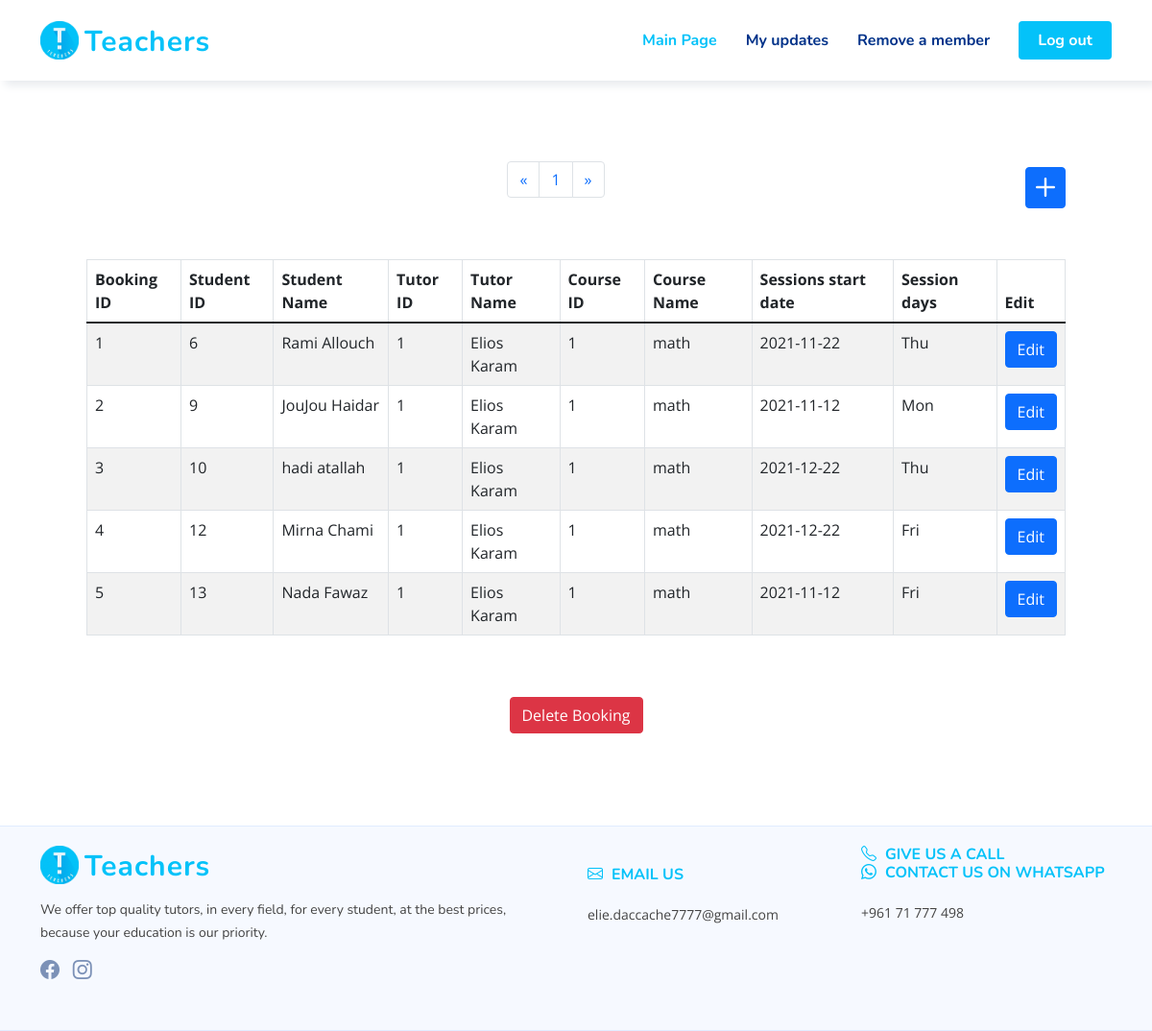
Before: /admin_bookings_page.php (signed in) with the older database file.
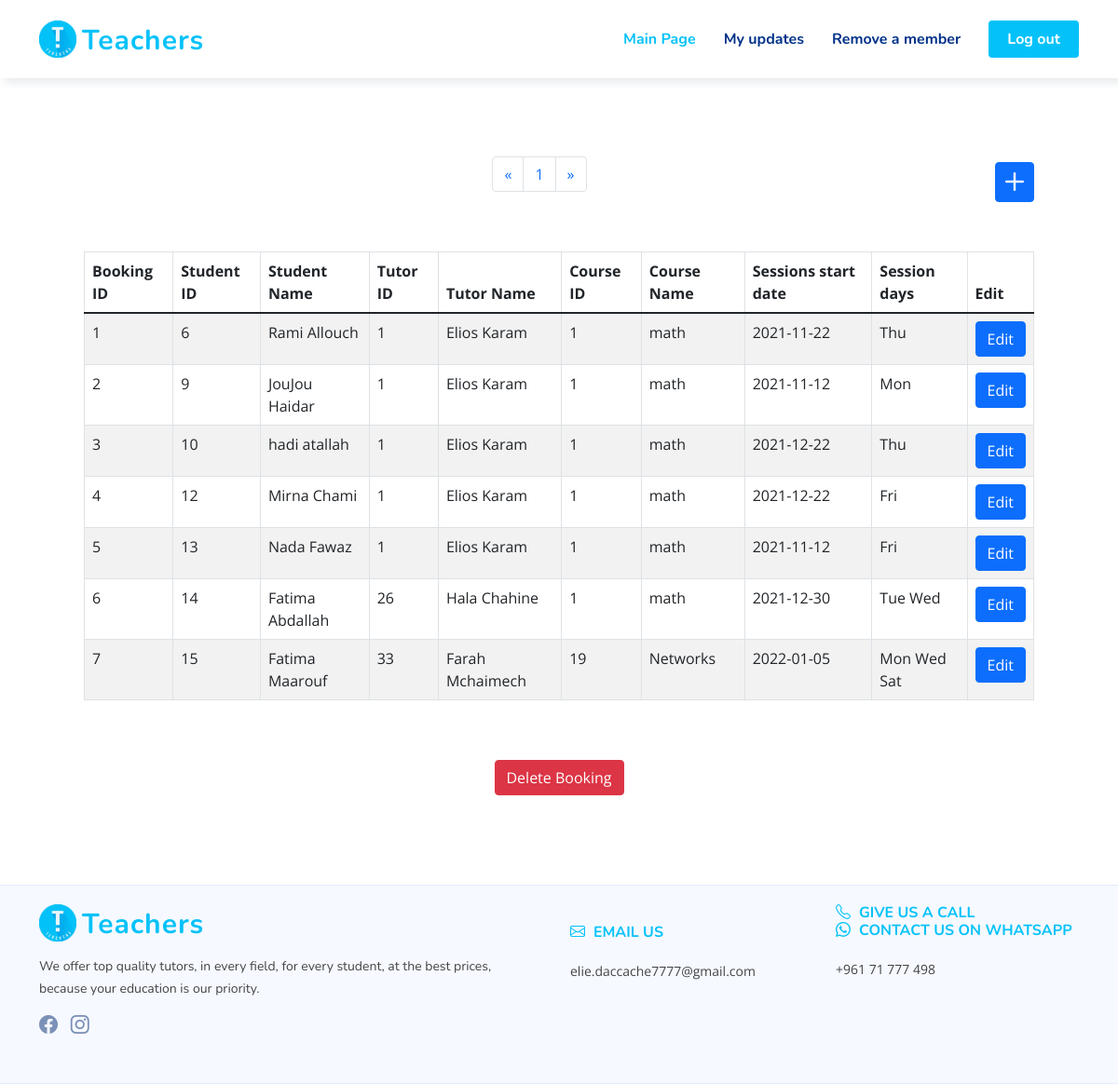
After: the same page with the newer database file.
### tables this page shows
CREATE TABLE `bookings` (
  `booking_number` int(11) NOT NULL,
  `student_id` int(11) NOT NULL,
  `tutor_id` int(11) NOT NULL,
  `course_id` int(11) NOT NULL,
  `starting_date` date NOT NULL,
  `days_of_sessions` varchar(250) NOT NULL
);

CREATE TABLE `students` (
  `student_id` int(11) NOT NULL,
  `user_id` int(11) NOT NULL,
  `price_range` int(11) NOT NULL
);

CREATE TABLE `users` (
  `user_id` int(11) NOT NULL,
  `type` int(250) NOT NULL,
  `first_name` varchar(250) NOT NULL,
  `last_name` varchar(250) NOT NULL,
  `email` varchar(250) NOT NULL,
  `phone_number` varchar(250) NOT NULL,
  `password` text NOT NULL
);

### admin_bookings_page.php (the view, shortened to what the changed rows need)
<?php
include("connection.php");
if (isset($_SESSION["user_id"])&& strcmp($_SESSION["type"],"1")==0)
{
    ?>
<!DOCTYPE html>
<html lang="en">
<head>
    <link href="./vendor/bootstrap/css/bootstrap.min.css" rel="stylesheet">
    <link href="./vendor/bootstrap-icons/bootstrap-icons.css" rel="stylesheet">
    <link href="./vendor/aos/aos.css" rel="stylesheet">
    <link href="./vendor/remixicon/remixicon.css" rel="stylesheet">
    <link href="./vendor/swiper/swiper-bundle.min.css" rel="stylesheet">
    <link href="./vendor/glightbox/css/glightbox.min.css" rel="stylesheet">
    <link href="./css/style.css" rel="stylesheet">
    <link href="./css/style2.css" rel="stylesheet">
</head>
<body>
    <div class="container" data-page="1">
        <br><br><br><br><br>
        <div class="m-5 d-flex justify-content-between">
            <ul class="pagination">
            <?php
                if (isset($_GET['page_no']) && $_GET['page_no']!="") {
                  $page_no = $_GET['page_no'];
                  } else {
                      $page_no = 1;
                      }
                      $query = "SELECT COUNT(*) As total_records FROM bookings";
                $records_per_page =10;
                $offset = ($page_no-1) * $records_per_page;
                $stmt1 = $connection->prepare($query);
                $stmt1->execute();
                $results_tutors = $stmt1->get_result();
                $total_records = $results_tutors->fetch_assoc();
                $no_of_pages = ceil($total_records["total_records"] / $records_per_page);
                $query_bookings = "SELECT bookings.booking_number,students.student_id,bookings.tutor_id,bookings.course_id,users.first_name,users.last_name,bookings.starting_date,bookings.days_of_sessions from bookings INNER JOIN students on bookings.student_id=students.student_id INNER JOIN users on users.user_id=students.user_id LIMIT $records_per_page OFFSET $offset";
                $stmt = $connection->prepare($query_bookings);
                $stmt->execute();
                $results_students = $stmt->get_result();
                ?>
              <div class="pagContainer">
                <ul class="pagination">
                      <?php  	if ($no_of_pages <= 10){
                        for ($counter = 1; $counter <= $no_of_pages; $counter++){
                        if ($counter == $page_no) {
                          echo "<li class='page-item'><a class='page-link' >$counter</a></li>";
                        }else{
                          echo "<li class='page-item'><a class='page-link' href='?page_no=$counter'>$counter</a></li>";
                            }
                        }
                        }
                          ?>
                </ul>
                </div>
            </ul>
        </div>
        <div class="table-responsive m-5">
            <table class="table table-bordered table-striped">
                <thead>
                <tr>
                    <th scope="col" onclick="sortBookingsBy(this)" name="booking">Booking ID</th>
                    <th scope="col" onclick="sortBookingsBy(this)" name="student_id">Student ID</th>
                    <th scope="col" onclick="sortBookingsBy(this)" name="student_name">Student Name</th>
                    <th scope="col" onclick="sortBookingsBy(this)" name="tutor_id">Tutor ID</th>
                    <th scope="col" onclick="sortBookingsBy(this)" name="tutor_name">Tutor Name</th>
                    <th scope="col" onclick="sortBookingsBy(this)" name="course_id">Course ID</th>
                    <th scope="col" onclick="sortBookingsBy(this)" name="course_name">Course Name</th>
                    <th scope="col" onclick="sortBookingsBy(this)" name="date">Sessions start date</th>
                    <th scope="col" onclick="sortBookingsBy(this)" name="days">Session days</th>
                    <th scope="col">Edit</th>
                </tr>
                </thead>
                <tbody>
                <?php
                  while($row = $results_students->fetch_assoc()){
                    $tutors_info = "";
                    $correct_dates = "";
                    $query_tutors = "SELECT users.first_name,users.last_name from tutors INNER JOIN users on tutors.user_id=users.user_id where tutors.tutor_ID = ?";
                    $stmt2 = $connection->prepare($query_tutors);
                    $stmt2->bind_param("d", $row['tutor_id']);
                    $stmt2->execute();
                    $results_tutors = $stmt2->get_result();
                    while($row2 = $results_tutors->fetch_assoc()){
                        $tutors_info .= $row2["first_name"] ." " .$row2["last_name"];
                        $courses_info = "";
                        $query_courses = "SELECT courses.course_name from courses where courses.course_ID = ?";
                        $stmt3 = $connection->prepare($query_courses);
                        $stmt3->bind_param("d", $row['course_id']);
                        $stmt3->execute();
                        $results_tutors = $stmt3->get_result();
                        while($row3 = $results_tutors->fetch_assoc()){
                            $courses_info .= $row3["course_name"];
                        }
                    }
                        if (substr($row['days_of_sessions'], 0,1)==1){
                            $correct_dates .= "Mon ";
                         }
                         if (substr($row['days_of_sessions'],1,-5)==1){
                            $correct_dates .= "Tue ";
                        }
                        if (substr($row['days_of_sessions'],2,-4)==1){
                            $correct_dates .= "Wed ";
                         }
                         if (substr($row['days_of_sessions'],3,-3)==1){
                            $correct_dates .= "Thu ";
                         }
                         if (substr($row['days_of_sessions'],4,-2)==1){
                            $correct_dates .= "Fri ";
                         }
                         if (substr($row['days_of_sessions'],5,-1)==1){
                            $correct_dates .= "Sat ";
                         }
                        echo "<tr>
                        <td name=\"id\">".$row['booking_number']."</td>
                        <td name=\"student\">".$row['student_id']."</td>
                        <td>".$row['first_name']. " ".$row['last_name']."</td>
                        <td name=\"tutor\">".$row['tutor_id']."</td>
                        <td>".$tutors_info."</td>
                        <td name=\"course\">".$row['course_id']."</td>
                        <td>".$courses_info."</td>
                        <td name=\"date\">".$row['starting_date']."</td>
                        <td name=\"days\">".$correct_dates."</td>
                        <td> <a class=\"btn btn-primary\" data-bs-toggle=\"modal\" data-bs-target=\"#edit-modal\" onclick=\"loadBookingData(this)\">Edit</a></td>
                        </tr>";
                }
                ?>
                </tbody>
            </table>
        </div>
    </div>
    <br><br><br><br>
</body>
</html>
<?php } else {header("Location: index.php");} ?>

Changed rows visible on the page:
added bookings: booking_number "6", student.student_id "14", users.first_name "Fatima", users.last_name "Abdallah", tutor "26", tutors_info "Hala Chahine", course "1", courses_info "math", starting_date "2021-12-30", days_of_sessions "Tue Wed"
added bookings: booking_number "7", student.student_id "15", users.first_name "Fatima", users.last_name "Maarouf", tutor "33", tutors_info "Farah Mchaimech", course "19", courses_info "Networks", starting_date "2022-01-05", days_of_sessions "Mon Wed Sat"
